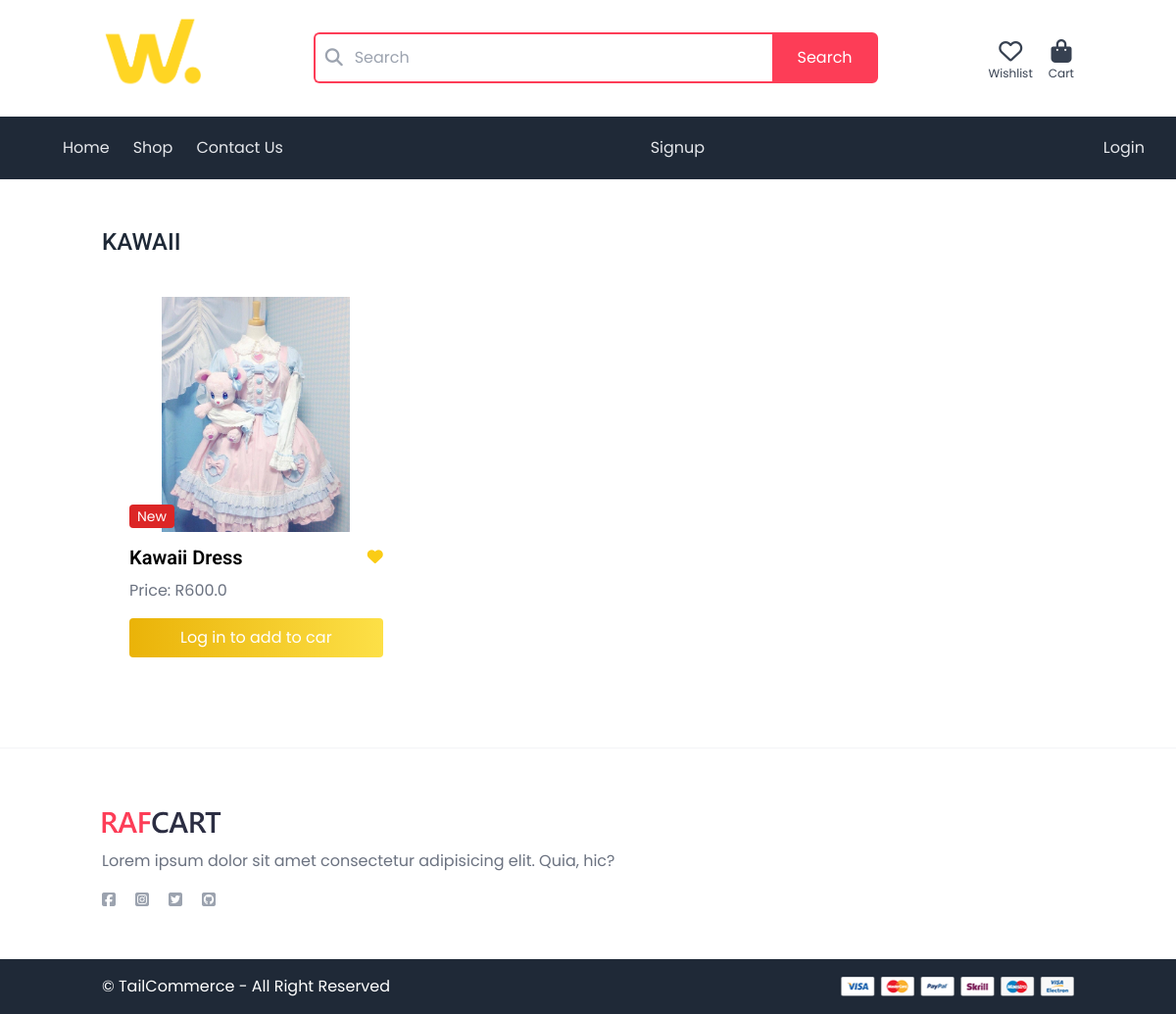
The page /products/kawaii/ on the database its author committed.
### products/models.py (models this page shows, shortened)
class Category(models.Model):
    name = models.CharField(max_length=255)
    slug = models.SlugField(unique=False, blank=True, null=True)
    class Meta:
        ordering = ('name',) # Orders the catergories alphabetically
        verbose_name_plural = 'Categories'  #Displays plural name correctly in Django admin site

class Product(models.Model):
    category = models.ForeignKey(Category, related_name='products',on_delete=models.CASCADE)
    name = models.CharField(max_length=255)
    slug = models.SlugField(unique=False, blank=True, null=True)
    class Meta:
        unique_together = ('name', 'category')
    description = models.TextField(blank=True, null=True)
    price = models.FloatField()
    image = models.ImageField(upload_to='product_images/', blank=True, null=True)
    quantity = models.PositiveIntegerField(default=1)
    is_new = models.BooleanField(default=False)
    created_at = models.DateTimeField(auto_now_add=True)

### products/views.py (the view)
# urls.py: path('<slug:category_name>/', views.products_by_category, name='products_by_category'),
def products_by_category(request, category_name):
    category = get_object_or_404(Category, name__iexact=category_name)
    products = Product.objects.filter(category=category)
    return render(request, 'products/products.html', {'products': products, 'category': category})

### products/templates/products/products.html (shortened to what this page needs)
{% extends "core/base.html" %}
{% load static %}
{% block content %}
<div class="container mx-auto px-4 pb-16">
    {% if category %}
        <h2 class="text-2xl font-medium text-gray-800 uppercase mb-6 mt-12">
    {{ category.name }}
</h2>
    {% else %}
            {% if query %}
                <h2 class="text-2xl font-medium text-gray-800 uppercase mb-6 mt-12">Search Results for "{{ query }}"</h2>
            {% else %}
                <h2 class="text-2xl font-medium text-gray-800 uppercase mb-6 mt-12">All Products</h2>
            {% endif %}
    {% endif %}
  <div class="grid grid-cols-1 sm:grid-cols-2 md:grid-cols-3 gap-6">
   {% for product in products %}
    <div class="p-4 rounded-xl overflow-hidden flex flex-col hover:shadow-lg transition h-full bg-white">
        <div class="relative w-full h-60 flex items-center justify-center">
            <a href="{% url 'product:detail' product.category.slug product.slug %}" class="block w-full h-full">
                {% if product.image %}
                <img src="{{ product.image.url }}" alt="{{ product.name }}" class="w-full h-auto max-h-60 object-contain mx-auto">
                {% endif %}
            </a>
            {% if product.is_new %}
            <span class="absolute bottom-1 left-3 text-white bg-red-600 px-2 py-0.5 rounded text-sm">
                New
            </span>
            {% endif %}
        </div>
        <div class="p-3 flex-1 flex flex-col justify-between">
            <div class="flex items-center justify-between mb-2">
                <h2 class="text-xl font-semibold">{{ product.name }}</h2>
                {% if user.is_authenticated %}
                <form method="post" action="{% url 'order:add_to_wishlist' product.id %}">
                {% csrf_token %}
                <button type="submit" class="btn likeBtn text-yellow-400 hover:text-red-500 transition duration-200">
                    <i class="fas fa-heart text-1xl"></i>
                </button>
                </form>
            {% else %}
                <form method="post" action="{% url 'users:login' %}">
                    <button type="submit" class="btn likeBtn text-yellow-400 hover:text-red-500 transition duration-200">
                        <i class="fas fa-heart text-1xl"></i>
                    </button>
                    </form>
            {% endif %}
            </div>
            <p class="text-gray-500 mb-4">Price: R{{ product.price }}</p>
            {% if user.is_authenticated %}
            <form method="post" action="{% url 'order:add_to_cart' product.id %}">
                {% csrf_token %}
                <button type="submit"
                    class="bg-gradient-to-r from-yellow-500 to-yellow-300 hover:bg-red-500 transition duration-200 w-full py-2 text-center text-white rounded">
                    Add to cart
                </button>
            </form>
            {% else %}
            <form method="post" action="{% url 'users:login' %}">
                <button type="submit"
                    class="bg-gradient-to-r from-yellow-500 to-yellow-300 hover:bg-red-500 transition duration-200 w-full py-2 text-center text-white rounded">
                    Log in to add to car
                </button>
            </form>
            {% endif %}
        </div>
    </div>
    {% endfor %}
</div>
    </div>
{% endblock %}

### rows shown on the page
Category: name "KAWAII"
Product: image (picture), is_new "New", name "Kawaii Dress", price "600.0"
